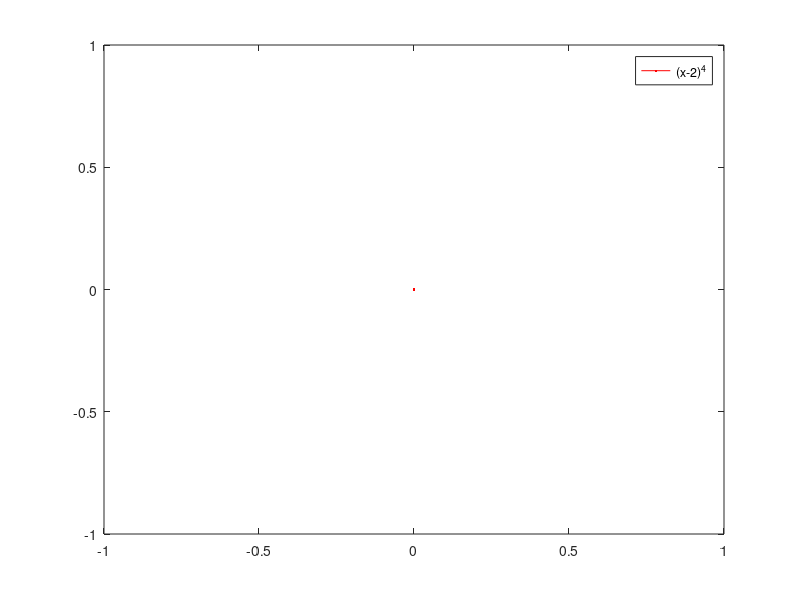

Reproduce this figure in MATLAB.

sx = "Approximate root-values";
sy = "The approximate function-values";
st = "Newton Raphson for (x-2)^4\nInital guess = 3, tolerance 0.000001";

x       = 3;  
af     = @(x) (x - 2) ^4;
adf    = @(x) 4*(x-2)^3;
agx    = @(x,fx,df) x - (fx/df);


guess1= 3;
guess2= 3;
errTol= 0.00001;
iterUp= 20;
appRoot = [];

% setting labels of the graph
xlabel(sx)
ylabel(sy)

% set the title of the graph
title(st)

% set the iteration for x
x = 1:0.1:5;

% create our slope for the graph
for i = 1: numel(x)
  % add elements to y
  y(i) = (x(i)-2)^4;
end

% plot the graph
p = plot(x,y);

% set graph limits
xlim([1 3])
ylim([0 1])

fx = [];
dfx = [];
g = [];
% reset guess because we are going to use it again
guess1 = 3;
%20 iterations for finding approximate zero
for i=1:20     
  appRoot(i) = guess1;
  % functions for finding the root (x-2)^4
  fx(i)   = af(appRoot(i));     %  fx = (x-2)^4
  dfx(i)  = adf(appRoot(i));    %  dfx = 4(x-2)^3
  g(i)    = agx(appRoot(i),fx(i),dfx(i));  % gx = x - (x-2)^4 / 4(x-2)^3 

  text1 = num2str(i);
  text(appRoot(i),fx(i), text1, 'Color', 'Blue')
  text(appRoot(i), 0   , text1, 'Color', 'red')
  guess1 = g(i);
end

plot(0,0,'','Color','Blue')
plot(0,0,'','Color','Red')
legend('(x-2)^4','data1','data2')
set(gcf,'name','Newton Raphson Method by George C. Ward','numbertitle','off');
